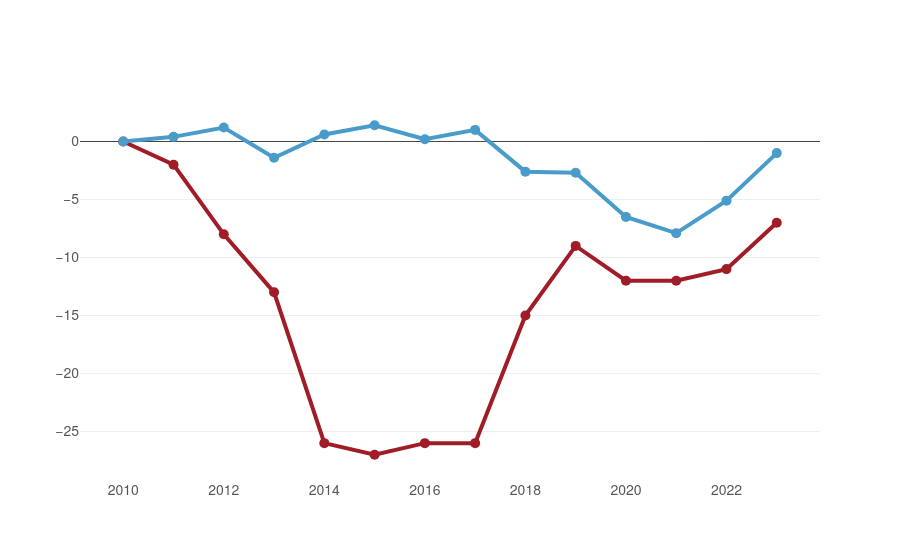

Notebook code cell kept with this figure:
### Code cell
fig = go.Figure()
trace_list= []

for i in df["type"].unique():
    df_type = df[df["type"] == i]

    trace = go.Scatter(
        x=df_type["year"],
        y=df_type["percent"],
        mode="lines+markers",
        text=df_type['type'],
        name=str(df_type['type'].iloc[0]),
        customdata=df_type['number'],
        hovertemplate="<b>Change since 2010:</b> %{y}<br><b>%{text}:</b> %{customdata:,.0f}<extra></extra>"
        )
    
    trace_list.append(trace)

fig.add_traces(trace_list)

fig.show()

### Figure 1 — Plotly figure (JSON) as saved in the notebook; plotly's stock layout.template omitted (floating-point values rounded to 4 significant figures)
{"data": [{"customdata": ["24830", "24369", "22735", "21506", "18251", "18222", "18327", "18403", "21038", "22630", "21928", "21926", "22,001", "23,058"], "hovertemplate": "<b>Change since 2010:</b> %{y}<br><b>%{text}:</b> %{customdata:,.0f}<extra></extra>", "mode": "lines+markers", "name": "HMPPS employed prison officers", "text": ["HMPPS employed prison officers", "HMPPS employed prison officers", "HMPPS employed prison officers", "HMPPS employed prison officers", "HMPPS employed prison officers", "HMPPS employed prison officers", "HMPPS employed prison officers", "HMPPS employed prison officers", "HMPPS employed prison officers", "HMPPS employed prison officers", "HMPPS employed prison officers", "HMPPS employed prison officers", "HMPPS employed prison officers", "HMPPS employed prison officers"], "type": "scatter", "x": [2010, 2011, 2012, 2013, 2014, 2015, 2016, 2017, 2018, 2019, 2020, 2021, 2022, 2023], "y": [0, -2, -8, -13, -26, -27, -26, -26, -15, -9, -12, -12, -11, -7]}, {"customdata": ["85002", "85374", "86048", "83842", "85509", "86193", "85134", "85863", "82773", "82710", "79514", "78324", "80659", "85851"], "hovertemplate": "<b>Change since 2010:</b> %{y}<br><b>%{text}:</b> %{customdata:,.0f}<extra></extra>", "mode": "lines+markers", "name": "Prison population", "text": ["Prison population", "Prison population", "Prison population", "Prison population", "Prison population", "Prison population", "Prison population", "Prison population", "Prison population", "Prison population", "Prison population", "Prison population", "Prison population", "Prison population"], "type": "scatter", "x": [2010, 2011, 2012, 2013, 2014, 2015, 2016, 2017, 2018, 2019, 2020, 2021, 2022, 2023], "y": [0, 0.4, 1.2, -1.4, 0.6, 1.4, 0.2, 1, -2.6, -2.7, -6.5, -7.9, -5.1, -1]}], "layout": {}}
